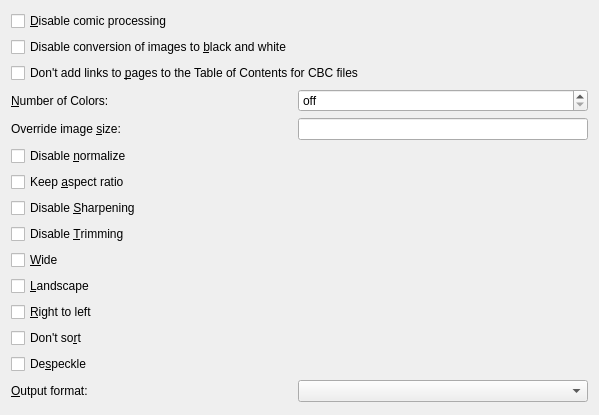
<?xml version="1.0" encoding="UTF-8"?>
<ui version="4.0">
 <class>Form</class>
 <widget class="QWidget" name="Form">
  <property name="geometry">
   <rect>
    <x>0</x>
    <y>0</y>
    <width>599</width>
    <height>415</height>
   </rect>
  </property>
  <property name="windowTitle">
   <string>Form</string>
  </property>
  <layout class="QGridLayout" name="gridLayout">
   <item row="3" column="0">
    <widget class="QLabel" name="label_3">
     <property name="text">
      <string>&amp;Number of Colors:</string>
     </property>
     <property name="buddy">
      <cstring>opt_colors</cstring>
     </property>
    </widget>
   </item>
   <item row="3" column="1">
    <widget class="QSpinBox" name="opt_colors">
     <property name="specialValueText">
      <string>off</string>
     </property>
     <property name="minimum">
      <number>0</number>
     </property>
     <property name="maximum">
      <number>256</number>
     </property>
     <property name="singleStep">
      <number>8</number>
     </property>
     <property name="value">
      <number>0</number>
     </property>
    </widget>
   </item>
   <item row="5" column="0">
    <widget class="QCheckBox" name="opt_dont_normalize">
     <property name="text">
      <string>Disable &amp;normalize</string>
     </property>
    </widget>
   </item>
   <item row="6" column="0">
    <widget class="QCheckBox" name="opt_keep_aspect_ratio">
     <property name="text">
      <string>Keep &amp;aspect ratio</string>
     </property>
    </widget>
   </item>
   <item row="7" column="0">
    <widget class="QCheckBox" name="opt_dont_sharpen">
     <property name="text">
      <string>Disable &amp;Sharpening</string>
     </property>
    </widget>
   </item>
   <item row="8" column="0">
    <widget class="QCheckBox" name="opt_disable_trim">
     <property name="text">
      <string>Disable &amp;Trimming</string>
     </property>
    </widget>
   </item>
   <item row="9" column="0">
    <widget class="QCheckBox" name="opt_wide">
     <property name="text">
      <string>&amp;Wide</string>
     </property>
    </widget>
   </item>
   <item row="10" column="0">
    <widget class="QCheckBox" name="opt_landscape">
     <property name="text">
      <string>&amp;Landscape</string>
     </property>
    </widget>
   </item>
   <item row="11" column="0">
    <widget class="QCheckBox" name="opt_right2left">
     <property name="text">
      <string>&amp;Right to left</string>
     </property>
    </widget>
   </item>
   <item row="12" column="0">
    <widget class="QCheckBox" name="opt_no_sort">
     <property name="text">
      <string>Don't so&amp;rt</string>
     </property>
    </widget>
   </item>
   <item row="13" column="0">
    <widget class="QCheckBox" name="opt_despeckle">
     <property name="text">
      <string>De&amp;speckle</string>
     </property>
    </widget>
   </item>
   <item row="15" column="0">
    <spacer name="verticalSpacer">
     <property name="orientation">
      <enum>Qt::Vertical</enum>
     </property>
     <property name="sizeHint" stdset="0">
      <size>
       <width>20</width>
       <height>40</height>
      </size>
     </property>
    </spacer>
   </item>
   <item row="0" column="0">
    <widget class="QCheckBox" name="opt_no_process">
     <property name="text">
      <string>&amp;Disable comic processing</string>
     </property>
    </widget>
   </item>
   <item row="14" column="0">
    <widget class="QLabel" name="label">
     <property name="text">
      <string>&amp;Output format:</string>
     </property>
     <property name="buddy">
      <cstring>opt_output_format</cstring>
     </property>
    </widget>
   </item>
   <item row="14" column="1">
    <widget class="QComboBox" name="opt_output_format"/>
   </item>
   <item row="1" column="0">
    <widget class="QCheckBox" name="opt_dont_grayscale">
     <property name="text">
      <string>Disable conversion of images to &amp;black and white</string>
     </property>
    </widget>
   </item>
   <item row="4" column="0">
    <widget class="QLabel" name="label_2">
     <property name="text">
      <string>Override image &amp;size:</string>
     </property>
     <property name="buddy">
      <cstring>opt_comic_image_size</cstring>
     </property>
    </widget>
   </item>
   <item row="4" column="1">
    <widget class="QLineEdit" name="opt_comic_image_size"/>
   </item>
   <item row="2" column="0" colspan="2">
    <widget class="QCheckBox" name="opt_dont_add_comic_pages_to_toc">
     <property name="text">
      <string>Don't add links to &amp;pages to the Table of Contents for CBC files</string>
     </property>
    </widget>
   </item>
  </layout>
 </widget>
 <resources/>
 <connections>
  <connection>
   <sender>opt_no_process</sender>
   <signal>toggled(bool)</signal>
   <receiver>label_3</receiver>
   <slot>setDisabled(bool)</slot>
   <hints>
    <hint type="sourcelabel">
     <x>184</x>
     <y>11</y>
    </hint>
    <hint type="destinationlabel">
     <x>216</x>
     <y>76</y>
    </hint>
   </hints>
  </connection>
  <connection>
   <sender>opt_no_process</sender>
   <signal>toggled(bool)</signal>
   <receiver>opt_colors</receiver>
   <slot>setDisabled(bool)</slot>
   <hints>
    <hint type="sourcelabel">
     <x>284</x>
     <y>17</y>
    </hint>
    <hint type="destinationlabel">
     <x>592</x>
     <y>76</y>
    </hint>
   </hints>
  </connection>
  <connection>
   <sender>opt_no_process</sender>
   <signal>toggled(bool)</signal>
   <receiver>opt_dont_normalize</receiver>
   <slot>setDisabled(bool)</slot>
   <hints>
    <hint type="sourcelabel">
     <x>107</x>
     <y>15</y>
    </hint>
    <hint type="destinationlabel">
     <x>26</x>
     <y>101</y>
    </hint>
   </hints>
  </connection>
  <connection>
   <sender>opt_no_process</sender>
   <signal>toggled(bool)</signal>
   <receiver>opt_keep_aspect_ratio</receiver>
   <slot>setDisabled(bool)</slot>
   <hints>
    <hint type="sourcelabel">
     <x>171</x>
     <y>11</y>
    </hint>
    <hint type="destinationlabel">
     <x>44</x>
     <y>126</y>
    </hint>
   </hints>
  </connection>
  <connection>
   <sender>opt_no_process</sender>
   <signal>toggled(bool)</signal>
   <receiver>opt_dont_sharpen</receiver>
   <slot>setDisabled(bool)</slot>
   <hints>
    <hint type="sourcelabel">
     <x>126</x>
     <y>12</y>
    </hint>
    <hint type="destinationlabel">
     <x>116</x>
     <y>151</y>
    </hint>
   </hints>
  </connection>
  <connection>
   <sender>opt_no_process</sender>
   <signal>toggled(bool)</signal>
   <receiver>opt_disable_trim</receiver>
   <slot>setDisabled(bool)</slot>
   <hints>
    <hint type="sourcelabel">
     <x>159</x>
     <y>11</y>
    </hint>
    <hint type="destinationlabel">
     <x>73</x>
     <y>176</y>
    </hint>
   </hints>
  </connection>
  <connection>
   <sender>opt_no_process</sender>
   <signal>toggled(bool)</signal>
   <receiver>opt_wide</receiver>
   <slot>setDisabled(bool)</slot>
   <hints>
    <hint type="sourcelabel">
     <x>164</x>
     <y>13</y>
    </hint>
    <hint type="destinationlabel">
     <x>90</x>
     <y>201</y>
    </hint>
   </hints>
  </connection>
  <connection>
   <sender>opt_no_process</sender>
   <signal>toggled(bool)</signal>
   <receiver>opt_landscape</receiver>
   <slot>setDisabled(bool)</slot>
   <hints>
    <hint type="sourcelabel">
     <x>129</x>
     <y>11</y>
    </hint>
    <hint type="destinationlabel">
     <x>145</x>
     <y>209</y>
    </hint>
   </hints>
  </connection>
  <connection>
   <sender>opt_no_process</sender>
   <signal>toggled(bool)</signal>
   <receiver>opt_right2left</receiver>
   <slot>setDisabled(bool)</slot>
   <hints>
    <hint type="sourcelabel">
     <x>183</x>
     <y>15</y>
    </hint>
    <hint type="destinationlabel">
     <x>56</x>
     <y>248</y>
    </hint>
   </hints>
  </connection>
  <connection>
   <sender>opt_no_process</sender>
   <signal>toggled(bool)</signal>
   <receiver>opt_no_sort</receiver>
   <slot>setDisabled(bool)</slot>
   <hints>
    <hint type="sourcelabel">
     <x>162</x>
     <y>11</y>
    </hint>
    <hint type="destinationlabel">
     <x>111</x>
     <y>276</y>
    </hint>
   </hints>
  </connection>
  <connection>
   <sender>opt_no_process</sender>
   <signal>toggled(bool)</signal>
   <receiver>opt_despeckle</receiver>
   <slot>setDisabled(bool)</slot>
   <hints>
    <hint type="sourcelabel">
     <x>254</x>
     <y>19</y>
    </hint>
    <hint type="destinationlabel">
     <x>180</x>
     <y>296</y>
    </hint>
   </hints>
  </connection>
  <connection>
   <sender>opt_no_process</sender>
   <signal>toggled(bool)</signal>
   <receiver>opt_output_format</receiver>
   <slot>setDisabled(bool)</slot>
   <hints>
    <hint type="sourcelabel">
     <x>237</x>
     <y>12</y>
    </hint>
    <hint type="destinationlabel">
     <x>370</x>
     <y>308</y>
    </hint>
   </hints>
  </connection>
  <connection>
   <sender>opt_no_process</sender>
   <signal>toggled(bool)</signal>
   <receiver>opt_dont_grayscale</receiver>
   <slot>setDisabled(bool)</slot>
   <hints>
    <hint type="sourcelabel">
     <x>229</x>
     <y>22</y>
    </hint>
    <hint type="destinationlabel">
     <x>231</x>
     <y>36</y>
    </hint>
   </hints>
  </connection>
 </connections>
</ui>
